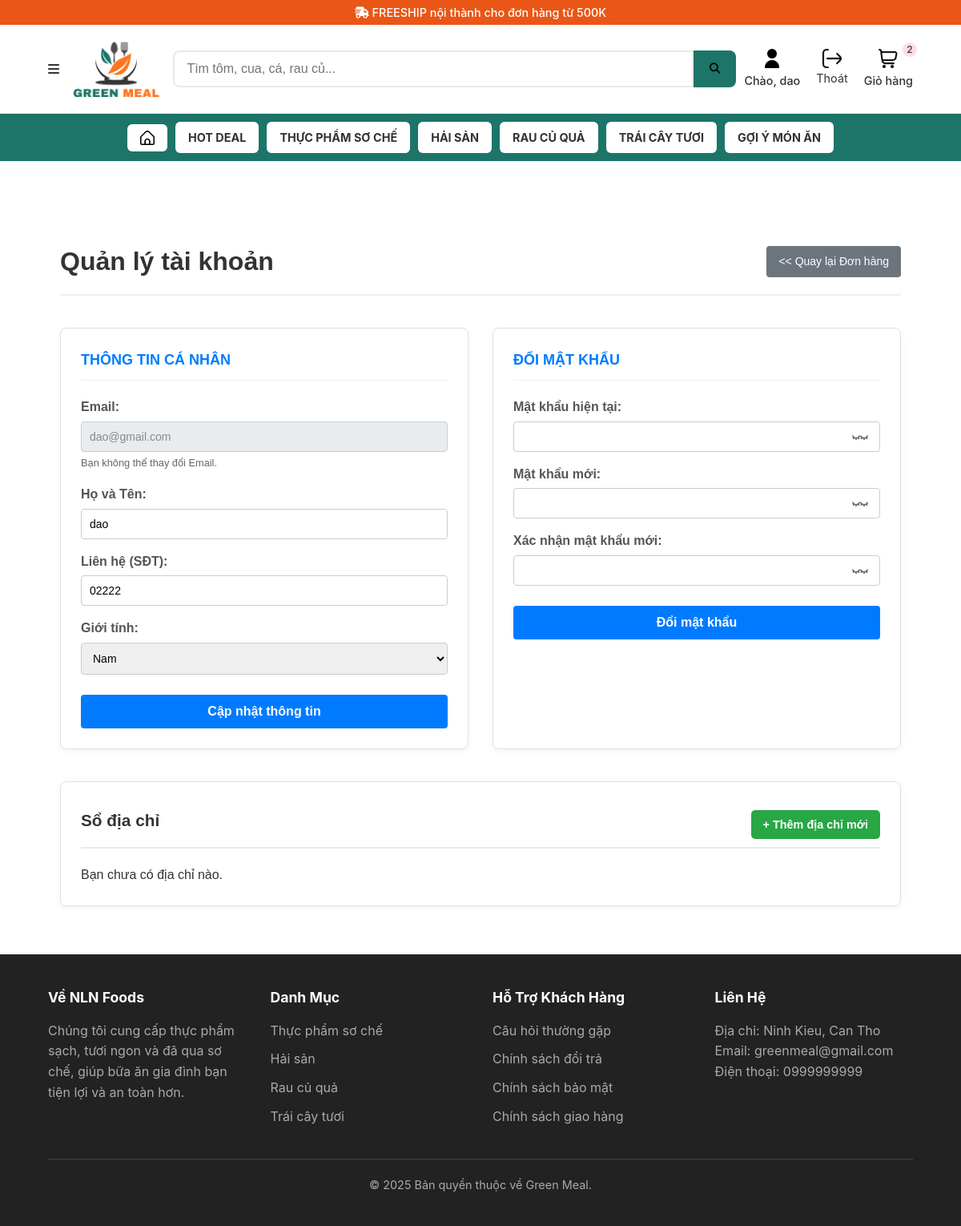
The page /public/account/profile (signed in) on the database as committed earlier.
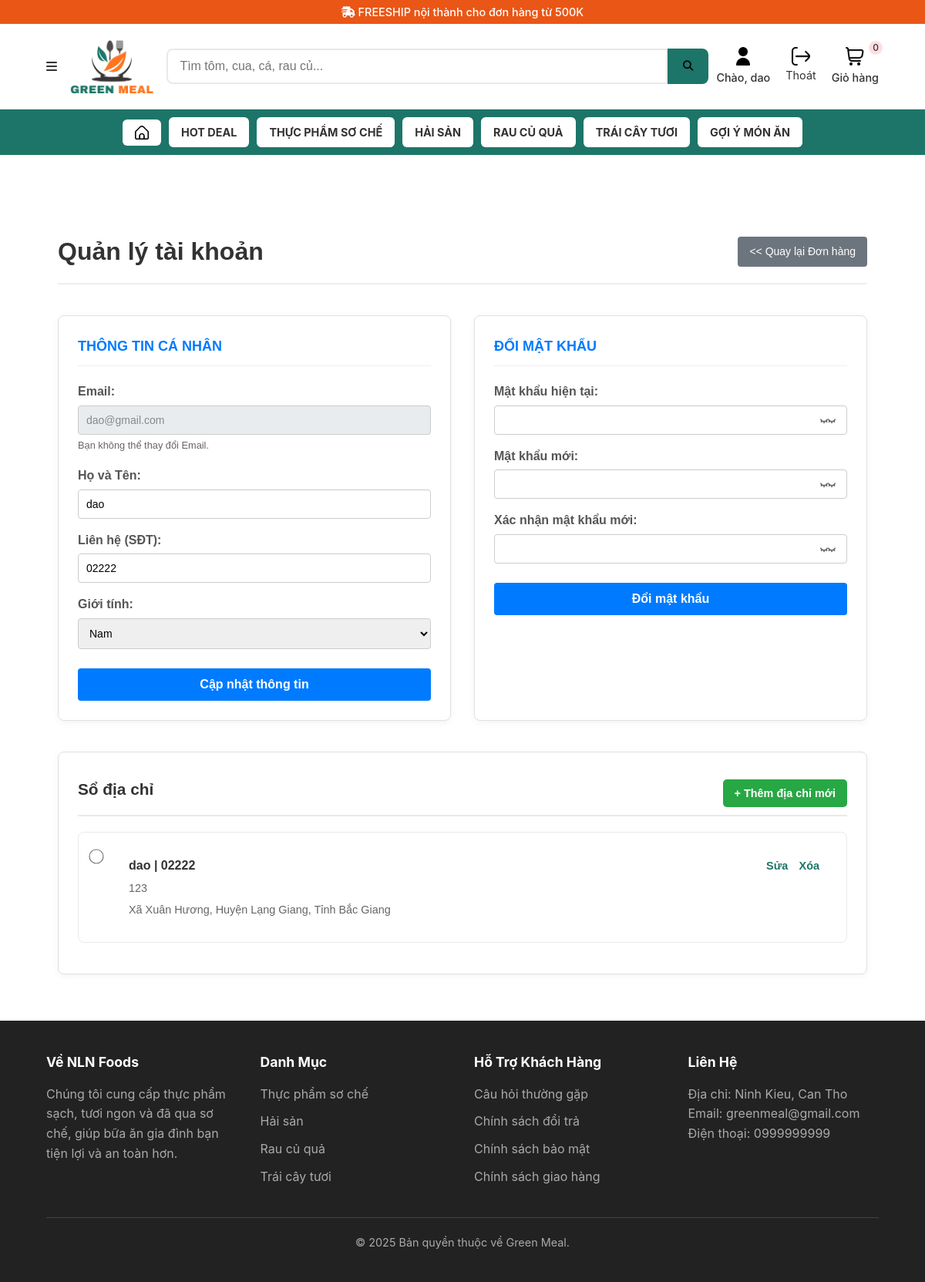
The same page on the database as committed later.
### tables this page shows
CREATE TABLE `danh_muc` (
  `ID_DM` varchar(5) NOT NULL,
  `TEN_DM` varchar(200) NOT NULL
);

CREATE TABLE `dia_chi_giao_hang` (
  `ID_DIA_CHI` int(11) NOT NULL,
  `ID_TK` char(15) NOT NULL,
  `TEN_NGUOI_NHAN` varchar(250) NOT NULL,
  `SDT_GH` char(15) NOT NULL,
  `ID_TINH_TP` varchar(5) DEFAULT NULL,
  `TEN_TINH_TP` varchar(50) DEFAULT NULL,
  `ID_QUAN_HUYEN` varchar(5) DEFAULT NULL,
  `TEN_QUAN_HUYEN` varchar(100) DEFAULT NULL,
  `ID_XA_PHUONG` varchar(5) DEFAULT NULL,
  `TEN_XA_PHUONG` varchar(100) DEFAULT NULL,
  `DIA_CHI_CHI_TIET` varchar(250) DEFAULT NULL,
  `IS_DEFAULT` tinyint(1) NOT NULL DEFAULT 0
);

### src/views/account/profile.php (the view, shortened to what the changed rows need)
<?php
require_once __DIR__ . '/../partials/header.php';
$user = $_SESSION['user'] ?? [];
?>
<div class="container account-page-container">
    <div class="account-header">
        <h2>Quản lý tài khoản</h2>
        <a href="<?php echo BASE_PATH; ?>/account/index" class="btn-secondary">&lt;&lt; Quay lại Đơn hàng</a>
    </div>
    <div class="profile-layout">
        <div class="auth-form-container">
            <h3>Thông tin cá nhân</h3>
            <form action="<?php echo BASE_PATH; ?>/account/handleUpdateProfile" method="POST">
                <div class="form-group">
                    <label>Email:</label>
                    <input type="email" value="<?php echo htmlspecialchars($user['EMAIL'] ?? ''); ?>" disabled>
                    <small>Bạn không thể thay đổi Email.</small>
                </div>
                <div class="form-group">
                    <label for="ho_ten">Họ và Tên:</label>
                    <input type="text" id="ho_ten" name="ho_ten" value="<?php echo htmlspecialchars($user['HO_TEN'] ?? ''); ?>" required>
                </div>
                <div class="form-group">
                    <label for="sdt_tk">Liên hệ (SĐT):</label>
                    <input type="tel" id="sdt_tk" name="sdt_tk" value="<?php echo htmlspecialchars($user['SDT_TK'] ?? ''); ?>" required>
                </div>
                <div class="form-group">
                    <label for="gioi_tinh">Giới tính:</label>
                    <select id="gioi_tinh" name="gioi_tinh">
                        <?php $gender = $user['GIOI_TINH'] ?? 'Nam'; ?>
                        <option value="Nam" <?php echo ($gender == 'Nam') ? 'selected' : ''; ?>>Nam</option>
                    </select>
                </div>
                <button type="submit" class="btn-submit-auth">Cập nhật thông tin</button>
            </form>
        </div>
        <div class="auth-form-container">
            <h3>Đổi mật khẩu</h3>
            <form action="<?php echo BASE_PATH; ?>/account/handleChangePassword" method="POST">
                <div class="form-group">
                    <label for="current_password">Mật khẩu hiện tại:</label>
                    <div class="password-wrapper">
                        <input type="password" id="current_password" name="current_password" required>
                        <img src="<?php echo BASE_PATH; ?>/images/eyelashes.png" alt="Hiện" class="toggle-password-icon">
                    </div>
                </div>
                <div class="form-group">
                    <label for="new_password">Mật khẩu mới:</label>
                    <div class="password-wrapper">
                        <input type="password" id="new_password" name="new_password" required>
                        <img src="<?php echo BASE_PATH; ?>/images/eyelashes.png" alt="Hiện" class="toggle-password-icon">
                    </div>
                </div>
                <div class="form-group">
                    <label for="new_password_confirm">Xác nhận mật khẩu mới:</label>
                    <div class="password-wrapper">
                        <input type="password" id="new_password_confirm" name="new_password_confirm" required>
                        <img src="<?php echo BASE_PATH; ?>/images/eyelashes.png" alt="Hiện" class="toggle-password-icon">
                    </div>
                </div>
                <button type="submit" class="btn-submit-auth">Đổi mật khẩu</button>
            </form>
        </div>
    </div>
    <div class="address-section">
        <div class="address-header">
            <h3>Sổ địa chỉ</h3>
            <button type="button" class="btn-primary" id="btn-show-add-modal"> + Thêm địa chỉ mới</button>
        </div>
        <div class="address-list">
            <form action="<?php echo BASE_PATH; ?>/account/handleSetDefaultAddress" method="POST" id="form-set-default-address">
                <?php if (empty($addresses)): ?>
                    <p>Bạn chưa có địa chỉ nào.</p>
                <?php else: ?>
                    <?php foreach ($addresses as $addr): ?>
                        <div class="form-group-radio address-item">
                            <input type="radio" id="addr_<?php echo $addr['ID_DIA_CHI']; ?>" name="default_address_id" value="<?php echo $addr['ID_DIA_CHI']; ?>" class="address-radio" <?php if ($addr['IS_DEFAULT']) echo 'checked'; ?>>
                            <label for="addr_<?php echo $addr['ID_DIA_CHI']; ?>" class="radio-label">
                                <strong>
                                    <?php echo htmlspecialchars($addr['TEN_NGUOI_NHAN']); ?> | <?php echo htmlspecialchars($addr['SDT_GH']); ?>
                                    <span class="address-actions">
                                        <a href="#" class="address-action-link btn-edit-address"
                                           data-id="<?php echo $addr['ID_DIA_CHI']; ?>"
                                           data-name="<?php echo htmlspecialchars($addr['TEN_NGUOI_NHAN']); ?>"
                                           data-phone="<?php echo htmlspecialchars($addr['SDT_GH']); ?>"
                                           data-detail="<?php echo htmlspecialchars($addr['DIA_CHI_CHI_TIET']); ?>"
                                           data-province="<?php echo $addr['ID_TINH_TP']; ?>"
                                           data-district="<?php echo $addr['ID_QUAN_HUYEN']; ?>"
                                           data-ward="<?php echo $addr['ID_XA_PHUONG']; ?>"
                                           data-default="<?php echo $addr['IS_DEFAULT']; ?>"
                                           >Sửa</a>
                                            <a href="javascript:void(0);"
                                                class="address-action-link delete-address-btn"
                                                data-id="<?php echo $addr['ID_DIA_CHI']; ?>">
                                                Xóa
                                            </a>
                                    </span>
                                </strong>
                                <p><?php echo htmlspecialchars($addr['DIA_CHI_CHI_TIET']); ?></p>
                                <p><?php echo htmlspecialchars($addr['TEN_XA_PHUONG']); ?>, <?php echo htmlspecialchars($addr['TEN_QUAN_HUYEN']); ?>, <?php echo htmlspecialchars($addr['TEN_TINH_TP']); ?></p>
                            </label>
                        </div>
                    <?php endforeach; ?>
                <?php endif; ?>
            </form>
        </div>
    </div>
</div>
<?php
require_once __DIR__ . '/../partials/footer.php';
?>

### src/views/partials/header.php (shortened to what the changed rows need)
<!DOCTYPE html>
<html lang="vi">
<head>
    <link rel="stylesheet" href="<?php echo BASE_PATH; ?>/css/style.css">
    <link rel="stylesheet" href="https://cdnjs.cloudflare.com/ajax/libs/font-awesome/6.4.0/css/all.min.css">
</head>
<body>
<div class="top-bar-shipping">
    <div class="container">
        <i class="fa-solid fa-truck-fast"></i> FREESHIP nội thành cho đơn hàng từ 500K
    </div>
</div>
<header class="main-header">
    <div class="container">
        <div class="menu-toggle">
            <i class="fa-solid fa-bars"></i>
        </div>
        <a href="<?php echo BASE_PATH; ?>/" class="logo">
            <img src="<?php echo BASE_PATH; ?>/images/logo-green-meal.png" alt="NLN Foods Logo" class="logo-image">
        </a>
        <form class="search-bar" action="<?php echo BASE_PATH; ?>/search" method="GET">
            <input type="text" placeholder="Tìm tôm, cua, cá, rau củ..." name="q" value="<?php echo htmlspecialchars($_GET['q'] ?? ''); ?>">
            <button type="submit">
                <i class="fa-solid fa-magnifying-glass"></i>
            </button>
        </form>
        <div class="header-icons">
            <?php if (isset($_SESSION['user'])): ?>
                <a href="<?php echo BASE_PATH; ?>/account/index" class="header-icon-item">
                    <img src="<?php echo BASE_PATH; ?>/images/user-icon-2.png" alt="Tài khoản" class="header-main-icon">
                    <span class="icon-label">Chào, <?php echo htmlspecialchars($_SESSION['user']['HO_TEN'] ?? 'Bạn'); ?></span>
                </a>
                <form action="<?php echo BASE_PATH; ?>/auth/logout" method="POST" class="logout-form">
                    <button type="submit" class="header-icon-item-button">
                        <img src="<?php echo BASE_PATH; ?>/images/exit.png" alt="Đăng xuất" class="header-main-icon">
                        <span class="icon-label">Thoát</span>
                    </button>
                </form>
            <?php endif; ?>
            <a href="<?php echo BASE_PATH; ?>/cart/index" class="header-icon-item cart-wrapper">
                <div class="cart-icon-box">
                    <img src="<?php echo BASE_PATH; ?>/images/shopping-cart.png" alt="Giỏ hàng" class="header-main-icon">
                    <span class="cart-count"><?php echo $_SESSION['cart_count'] ?? 0; ?></span>
                </div>
                <span class="icon-label">Giỏ hàng</span>
            </a>
        </div>
    </div>
</header>
<nav class="sub-nav">
    <div class="container">
        <ul>
            <li>
                <a href="<?php echo BASE_PATH; ?>/" class="sub-nav-home-icon">
                    <img src="<?php echo BASE_PATH; ?>/images/home.png" alt="Trang chủ">
                </a>
            </li>
            <li><a href="#">HOT DEAL</a></li>
            <?php if (isset($categories) && !empty($categories)):
                foreach ($categories as $category): ?>
                <li>
                    <a href="<?php echo BASE_PATH; ?>/product/category/<?php echo $category['ID_DM']; ?>">
                        <?php echo htmlspecialchars($category['TEN_DM']); ?>
                    </a>
                </li>
            <?php endforeach; endif; ?>
            <li><a href="#">Gợi ý món ăn</a></li>
        </ul>
    </div>
</nav>
<main></main>

### src/views/partials/footer.php (shortened to what the changed rows need)
</main> <footer class="main-footer">
    <div class="container">
        <div class="footer-grid">
            <div class="footer-column">
                <h5>Về NLN Foods</h5>
                <p>Chúng tôi cung cấp thực phẩm sạch, tươi ngon và đã qua sơ chế, giúp bữa ăn gia đình bạn tiện lợi và an toàn hơn.</p>
            </div>
            <div class="footer-column">
                <h5>Danh Mục</h5>
                <ul>
                    <?php
                    if (isset($categories) && !empty($categories)):
                        foreach ($categories as $category):
                    ?>
                        <li>
                            <a href="/NLN_NLCS/public/product/category/<?php echo $category['ID_DM']; ?>">
                                <?php echo htmlspecialchars($category['TEN_DM']); ?>
                            </a>
                        </li>
                    <?php
                        endforeach;
                    endif;
                    ?>
                </ul>
            </div>
            <div class="footer-column">
                <h5>Hỗ Trợ Khách Hàng</h5>
                <ul>
                    <li><a href="#">Câu hỏi thường gặp</a></li>
                    <li><a href="#">Chính sách đổi trả</a></li>
                    <li><a href="#">Chính sách bảo mật</a></li>
                    <li><a href="#">Chính sách giao hàng</a></li>
                </ul>
            </div>
            <div class="footer-column">
                <h5>Liên Hệ</h5>
                <p>
                    Địa chỉ: Ninh Kieu, Can Tho <br>
                    Email: greenmeal@gmail.com<br>
                    Điện thoại: 0999999999
                </p>
            </div>
        </div>
        <div class="footer-bottom">
            <p>&copy; <?php echo date('Y'); ?> Bản quyền thuộc về Green Meal.</p>
        </div>
    </div>
</footer>
</body>
</html>

Rows that differ between the two databases and show on the page:
added dia_chi_giao_hang: IS_DEFAULT "☐ dao | 02222 Sửa Xóa 123 Xã X", TEN_NGUOI_NHAN "dao", SDT_GH "02222", DIA_CHI_CHI_TIET "123", TEN_XA_PHUONG "Xã Xuân Hương", TEN_QUAN_HUYEN "Huyện Lạng Giang", TEN_TINH_TP "Tỉnh Bắc Giang"
Other text that changed with them:
$_SESSION['cart_count']: "2" → "0"
text no longer shown: "Bạn chưa có địa chỉ nào."
